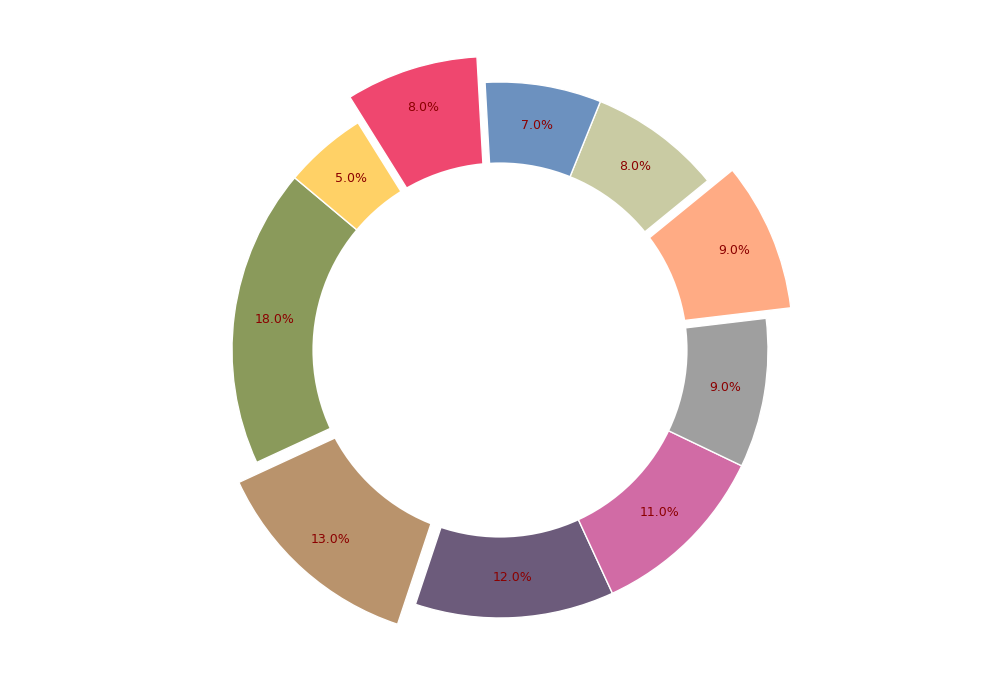

The script that drew this image:
import matplotlib.pyplot as plt
import numpy as np

resource_categories = [
    'Agriculture & Livestock',
    'Magical R&D',
    'Infrastructure & Trade',
    'Defense & Security',
    'Healthcare',
    'Education',
    'Arts & Culture',
    'Environment & Forestry',
    'Space Exploration',
    'Digital Technology'
]

resource_allocation = [18, 13, 12, 11, 9, 9, 8, 7, 8, 5]

assert sum(resource_allocation) == 100, "The resource allocations must sum up to 100."

colors = ['#8a9a5b', '#b9936c', '#6c5b7b', '#d16ba5', '#9f9f9f', '#ffab84', '#c9cba3', '#6c91bf', '#ef476f', '#ffd166']

explode = (0, 0.1, 0, 0, 0, 0.1, 0, 0, 0.1, 0)

fig, ax = plt.subplots(figsize=(10, 7))

wedges, texts, autotexts = ax.pie(
    resource_allocation, explode=explode, labels=None, colors=colors,
    autopct='%1.1f%%', startangle=140, pctdistance=0.85, shadow=False, wedgeprops=dict(edgecolor='w')
)

for autotext in autotexts:
    autotext.set_fontsize(9)
    autotext.set_color('darkred')

centre_circle = plt.Circle((0, 0), 0.70, fc='white')
fig.gca().add_artist(centre_circle)

plt.tight_layout()
plt.show()
